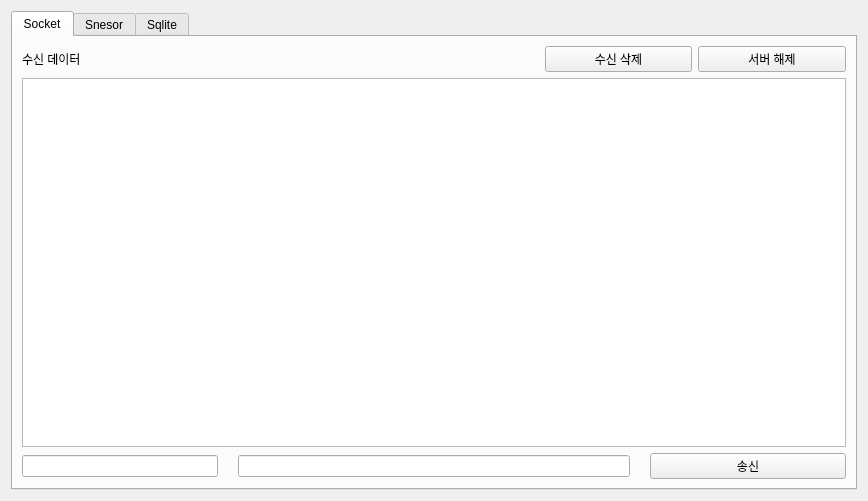
<?xml version="1.0" encoding="UTF-8"?>
<ui version="4.0">
 <class>Widget</class>
 <widget class="QWidget" name="Widget">
  <property name="geometry">
   <rect>
    <x>0</x>
    <y>0</y>
    <width>868</width>
    <height>501</height>
   </rect>
  </property>
  <property name="windowTitle">
   <string>Widget</string>
  </property>
  <layout class="QVBoxLayout" name="verticalLayout" stretch="0">
   <item>
    <widget class="QTabWidget" name="tabWidget">
     <property name="currentIndex">
      <number>0</number>
     </property>
     <widget class="QWidget" name="tab_1">
      <attribute name="title">
       <string>Socket</string>
      </attribute>
      <layout class="QGridLayout" name="gridLayout">
       <item row="0" column="0">
        <layout class="QVBoxLayout" name="verticalLayout_2" stretch="1,5,1">
         <item>
          <layout class="QHBoxLayout" name="horizontalLayout" stretch="2,5,2,2">
           <item>
            <widget class="QLabel" name="label">
             <property name="text">
              <string>수신 데이터</string>
             </property>
            </widget>
           </item>
           <item>
            <spacer name="horizontalSpacer">
             <property name="orientation">
              <enum>Qt::Orientation::Horizontal</enum>
             </property>
             <property name="sizeHint" stdset="0">
              <size>
               <width>40</width>
               <height>20</height>
              </size>
             </property>
            </spacer>
           </item>
           <item>
            <widget class="QPushButton" name="pushButton_2">
             <property name="text">
              <string>수신 삭제</string>
             </property>
            </widget>
           </item>
           <item>
            <widget class="QPushButton" name="pushButton">
             <property name="tabletTracking">
              <bool>true</bool>
             </property>
             <property name="text">
              <string>서버 해제</string>
             </property>
            </widget>
           </item>
          </layout>
         </item>
         <item>
          <layout class="QHBoxLayout" name="horizontalLayout_2">
           <item>
            <widget class="QTextEdit" name="textEdit"/>
           </item>
          </layout>
         </item>
         <item>
          <layout class="QHBoxLayout" name="horizontalLayout_3" stretch="2,4,2">
           <property name="spacing">
            <number>20</number>
           </property>
           <item>
            <widget class="QLineEdit" name="lineEdit_2"/>
           </item>
           <item>
            <widget class="QLineEdit" name="lineEdit"/>
           </item>
           <item>
            <widget class="QPushButton" name="pushButton_3">
             <property name="text">
              <string>송신</string>
             </property>
            </widget>
           </item>
          </layout>
         </item>
        </layout>
       </item>
      </layout>
     </widget>
     <widget class="QWidget" name="tab_2">
      <attribute name="title">
       <string>Snesor</string>
      </attribute>
     </widget>
     <widget class="QWidget" name="tab_3">
      <attribute name="title">
       <string>Sqlite</string>
      </attribute>
     </widget>
    </widget>
   </item>
  </layout>
 </widget>
 <resources/>
 <connections/>
</ui>
